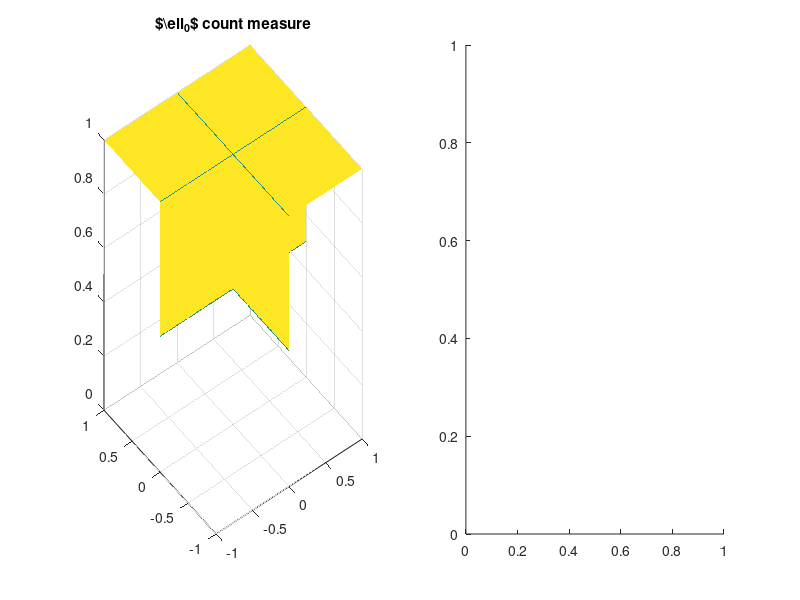

MATLAB code to generate this figure: (Note: this script raises an error after producing the figure.)
function Display_SPOQ_Penalty_2D;
clear all
close all
clc

x = (-1:0.005:1)';
y = (-1:0.005:1)';
[X,Y] = meshgrid(x,y);

%%%%%%%%%%%%%%%%%%%%%%%%%%%%%%%%%%%%%%%%%%%%%%%%%%%%%%%%%%%%%%%%%%%%%%%%
%----------------------------- l0 count measure  -------------------------------%
%%%%%%%%%%%%%%%%%%%%%%%%%%%%%%%%%%%%%%%%%%%%%%%%%%%%%%%%%%%%%%%%%%%%%%%%
Xl0 = ones(size(X));
Yl0 = ones(size(Y));
Xl0(X == 0 ) = 0;
Yl0(Y == 0 ) = 0;
Zl0 = Xl0 + Yl0;
Zl0 = Zl0/max(Zl0(:));
%%%%%%%%%%%%%%%%%%%%%%%%%%%%%%%%%%%%%%%%%%%%%%%%%%%%%%%%%%%%%%%%%%%%%%%%
%----------------------------- l0.75/l2 smoothed quasi/norm ratio  -------------------------------%
%%%%%%%%%%%%%%%%%%%%%%%%%%%%%%%%%%%%%%%%%%%%%%%%%%%%%%%%%%%%%%%%%%%%%%%%
p = 0.75;
q = 2;
alpha = 7e-7;
beta = 3e-3;
eta = 0.1;
Zlplq =  lplqnorm(X,alpha,beta,eta,p,q) + lplqnorm(Y,alpha,beta,eta,p,q);
Zlplq = Zlplq./max(Zlplq(:));
ZlplqSPOQ = log(Zlplq);
ZlplqSPOQ = (ZlplqSPOQ-min(ZlplqSPOQ(:)))/(max(ZlplqSPOQ(:))-min(ZlplqSPOQ(:)));

%%%%%%%%%%%%%%%%%%%%%%%%%%%%%%%%%%%%%%%%%%%%%%%%%%%%%%%%%%%%%%%%%%%%%%%%
%----------------------------- Figure  -------------------------------%
%%%%%%%%%%%%%%%%%%%%%%%%%%%%%%%%%%%%%%%%%%%%%%%%%%%%%%%%%%%%%%%%%%%%%%%%
subplot(1,2,1);
surf(X,Y,Zl0, 'EdgeColor','none')
grid on;axis tight
h1 = title('$\ell_0$ count measure');

subplot(1,2,2);
surf(X,Y,Zlplq, 'EdgeColor','none')
grid on;axis tight
h2 = title('Smoothed $\ell_{3/4}$-over-$\ell_2$ quasinorm ratio');

set([h1,h2],'Interpreter','latex');
colormap jet

end

%%%%%%%%%%%%%%%%%%%%%%%%%%%%%%%%%%%%%%%%%%%%%%%%%%%%%%%%%%%%%%%%%%%%%%%%
%----------------------------- Functions  -------------------------------%
%%%%%%%%%%%%%%%%%%%%%%%%%%%%%%%%%%%%%%%%%%%%%%%%%%%%%%%%%%%%%%%%%%%%%%%%
%>>>> lplq
function [lq] = lqnorm(X,Y,q)
    lq = ((X.^2 + Y.^2 ).^(1/q));
end

function [lp] = lpnorm(X,Y,p)
    lp = (abs(X).^p+abs(Y).^p);
end

function [normxx] = lplqnorm(x,alpha,beta,eta,p,q)
    normx = zeros(size(x));
    for i=1:size(x,1)
        for j=1:size(x,2)
            lp = ((x(i,j)^2 + alpha^2)^(p/2) - alpha^p)^(1/p);
            lpalpha = (lp^p + beta^p)^(1/p);
            lq = (eta^q + abs(x(i,j))^q )^(1/q);
            normx(i,j) = lpalpha/lq;
        end
    end
    normxx=normx;
end

function [y] = Ind3(x,w)
    if x <= w
        y = 1;
    else
        y = 0;
    end
end

        
